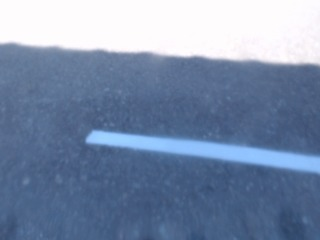
#> input picture src/Python3/A136662/image.jpeg, 320 x 240 px
$ python exsample.py
#> lines starting #> are read from the running program, lines starting #| are printed output that depends on the picture; after the words box and inside, x2 and y2 are one past the last pixel; in counts of white or black regions, pixels touching at a corner belong together
# -*- coding: utf-8 -*-
from pathlib import Path

import cv2
import math
import numpy as np


def while_color_mask():
    sensitivity = 45
    lower = np.array([0, 0, 255 - sensitivity])
    upper = np.array([255, sensitivity, 255])
    return lower, upper


def main():
    file_name = str(Path(__file__).parent / "image.jpeg")
    img_src = cv2.imread(file_name)
#> img_src is the input picture: shape (240, 320, 3); mean B, G, R 168.9, 140.2, 122.1
    # ※cv2.imreadの戻り値は絶対にチェックすること。
    assert img_src is not None, file_name

    hsv = cv2.cvtColor(img_src, cv2.COLOR_BGR2HSV)
#> hsv: shape (240, 320, 3); mean H, S, V 119, 84.1, 169.1
    white = cv2.inRange(hsv, *while_color_mask())
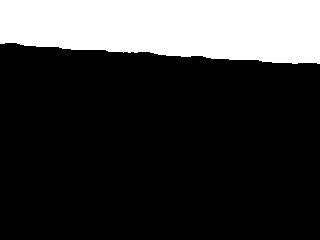
#> white: shape (240, 320); 22.7% white; 1 white region, box (x1, y1, x2, y2) and area: (0, 0, 320, 64) 17419
    drop_img = cv2.bitwise_and(img_src, img_src, mask=white)
    cv2.imshow('drop_img', drop_img)

    # 入力画像をグレースケール変換
    gray = cv2.cvtColor(drop_img, cv2.COLOR_BGR2GRAY)

    # LSD生成
    LSD = cv2.createLineSegmentDetector()

    # 線分検出
    lines, width, prec, nfa = LSD.detect(gray)
#> lines = [[0.488, 42.4, 106.6, 50.57], [206.7, 57.55, 256.9, 59.66], [105.5, 49.79, 189.5, 55.99], [191.7, 54.82, 205.9, 56.2], [256.7, 60.97, 318.2, 62.96]]; width = [7.68, 5.84, 7.14, 6.62, 7.09]; prec = [0.125, 0.125, 0.125, 0.125, 0.125]; nfa = None

    # グレースケール変換をBGR変換
    color = cv2.cvtColor(gray, cv2.COLOR_GRAY2BGR)

    # 直線の描画

    for pos in lines:
        for x1, y1, x2, y2 in pos:
            cv2.line(color, (x1, y1), (x2, y2), (0, 0, 255), 2)
#> this loop made 5 passes
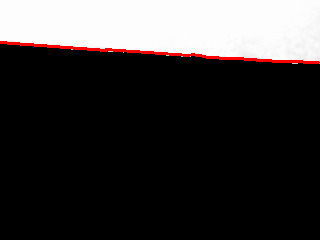
#> color: shape (240, 320, 3); mean B, G, R 54.5, 54.5, 57.7

    # OpenCVがBGRなのでRGBに変換
    disp_in_img = cv2.cvtColor(color, cv2.COLOR_BGR2RGB)

    cv2.imshow('src', img_src)
    cv2.imshow('dst', disp_in_img)

    cv2.waitKey()
    cv2.destroyAllWindows()


if __name__ == "__main__":
    main()
